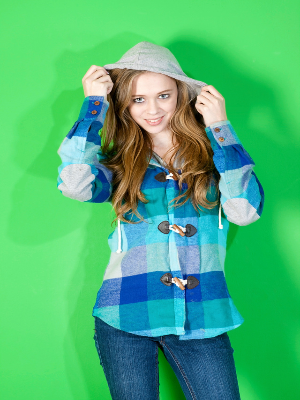
#> input picture week13-prac/image/green_back.png, 300 x 400 px
$ python week13-prac.py
#> lines starting #> are read from the running program, lines starting #| are printed output that depends on the picture; after the words box and inside, x2 and y2 are one past the last pixel; in counts of white or black regions, pixels touching at a corner belong together
# [125 lines of commented-out code are left out]

import cv2
import numpy as np


img = cv2.imread('image/green_back.png')
#> img is the input picture: shape (400, 300, 3); mean B, G, R 117.6, 180.5, 74
cv2.imshow('Original', img)  # 원본

img = cv2.cvtColor(img, cv2.COLOR_BGR2HSV) # HSV 색 공간 변환. 오차 범위를 더 줄여줌
#> img: shape (400, 300, 3); mean H, S, V 69.5, 171.5, 192.1

min_green = np.array([40,50,50]) # 녹색 하한값. (색상, 채도, 명도)
max_green = np.array([80,255,255]) # 녹색 상한값

img2 = cv2.inRange(img, min_green, max_green)
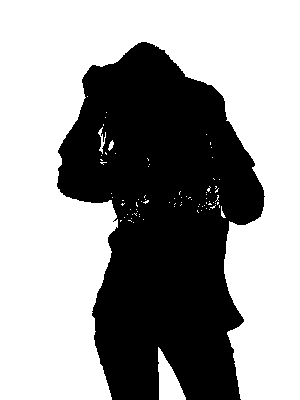
#> img2: shape (400, 300); 60.1% white; 1 black region, box (x1, y1, x2, y2) and area: (57, 42, 265, 400) 47875
cv2.imshow('Green Area', img2)
